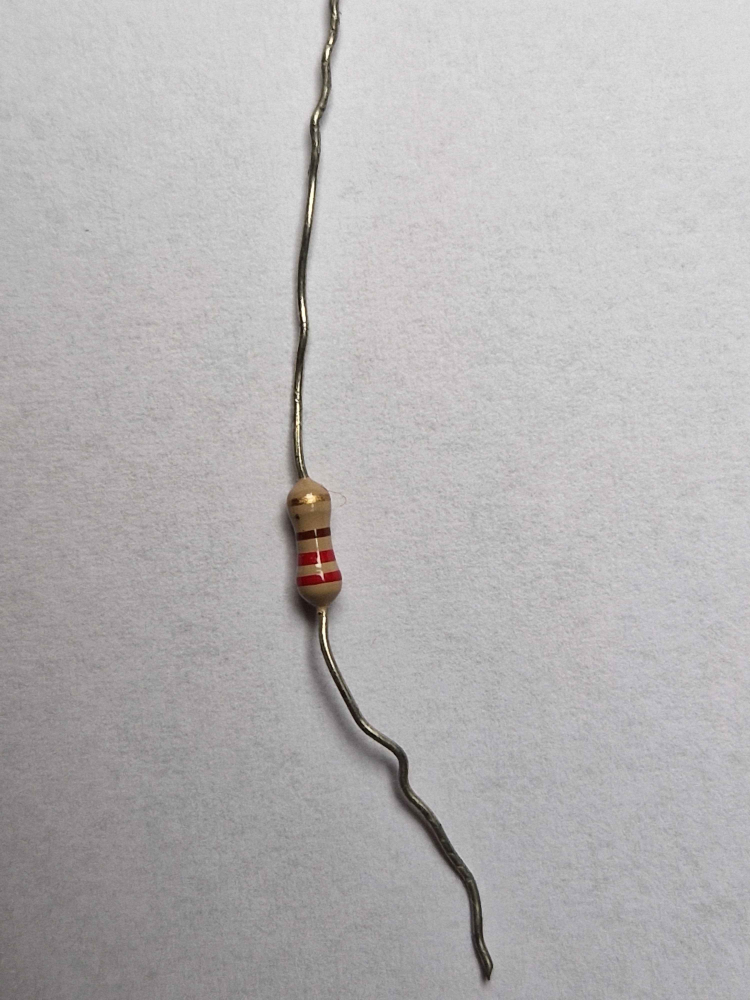
#> input picture resistance.jpg, 3000 x 4000 px (shown at 1/4 size); its folder holds only this picture in this run
$ python resistance_v10.py
#> lines starting #> are read from the running program, lines starting #| are printed output that depends on the picture; after the words box and inside, x2 and y2 are one past the last pixel; in counts of white or black regions, pixels touching at a corner belong together
#!/usr/bin/env python3
"""
=====================================================================
    ANALYSEUR DE RÉSISTANCES - VERSION V10
    Sélection Interactive + Correction Manuelle + Amélioration Image
    Projet de Traitement de Signal - EPHEC 2025
=====================================================================

FONCTIONNALITÉS:
1. Cliquez sur chaque bande pour analyser la couleur
2. Possibilité de CORRIGER manuellement si la détection est fausse
3. Amélioration avancée de l'image (CLAHE, balance des blancs, etc.)
4. Affichage des valeurs HSV ET RGB pour diagnostic

TECHNIQUES DE TRAITEMENT DE SIGNAL:
1. Balance des blancs automatique
2. CLAHE (Contrast Limited Adaptive Histogram Equalization)
3. Filtre bilatéral (réduction du bruit)
4. Correction gamma (amélioration de la luminosité)
5. Augmentation de la saturation

=====================================================================
"""

import cv2
import numpy as np
from dataclasses import dataclass
from typing import List, Tuple, Optional
import sys
import glob

# =============================================================================
# CONFIGURATION DES COULEURS
# =============================================================================

COLOR_CONFIG = {
    'noir': {'value': 0, 'mult': 1, 'tol': None, 'key': 'n'},
    'marron': {'value': 1, 'mult': 10, 'tol': '±1%', 'key': 'b'},
    'rouge': {'value': 2, 'mult': 100, 'tol': '±2%', 'key': 'r'},
    'orange': {'value': 3, 'mult': 1000, 'tol': None, 'key': 'o'},
    'jaune': {'value': 4, 'mult': 10000, 'tol': None, 'key': 'j'},
    'vert': {'value': 5, 'mult': 100000, 'tol': '±0.5%', 'key': 'v'},
    'bleu': {'value': 6, 'mult': 1000000, 'tol': '±0.25%', 'key': 'l'},
    'violet': {'value': 7, 'mult': 10000000, 'tol': '±0.1%', 'key': 'p'},
    'gris': {'value': 8, 'mult': 100000000, 'tol': '±0.05%', 'key': 'g'},
    'blanc': {'value': 9, 'mult': 1000000000, 'tol': None, 'key': 'w'},
    'or': {'value': -1, 'mult': 0.1, 'tol': '±5%', 'key': 'd'},
    'argent': {'value': -2, 'mult': 0.01, 'tol': '±10%', 'key': 's'},
}

COLOR_LIST = ['noir', 'marron', 'rouge', 'orange', 'jaune', 'vert',
              'bleu', 'violet', 'gris', 'blanc', 'or', 'argent']

# Raccourcis clavier
KEY_TO_COLOR = {
    ord('n'): 'noir', ord('0'): 'noir',
    ord('b'): 'marron', ord('1'): 'marron',
    ord('r'): 'rouge', ord('2'): 'rouge',
    ord('o'): 'orange', ord('3'): 'orange',
    ord('j'): 'jaune', ord('4'): 'jaune',
    ord('v'): 'vert', ord('5'): 'vert',
    ord('l'): 'bleu', ord('6'): 'bleu',
    ord('p'): 'violet', ord('7'): 'violet',
    ord('g'): 'gris', ord('8'): 'gris',
    ord('w'): 'blanc', ord('9'): 'blanc',
    ord('d'): 'or',
    ord('s'): 'argent',
}


# =============================================================================
# STRUCTURES
# =============================================================================

@dataclass
class Band:
    color: str
    value: int
    h: float
    s: float
    v: float
    r: int
    g: int
    b: int
    x: int
    y: int


@dataclass
class Result:
    ohms: float
    formatted: str
    tolerance: str
    bands: List[str]


# =============================================================================
# AMÉLIORATION DE L'IMAGE
# =============================================================================

def white_balance(img: np.ndarray) -> np.ndarray:
    """
    Balance des blancs automatique (algorithme Gray World).

    Principe: On suppose que la moyenne des couleurs d'une image
    devrait être grise. On ajuste chaque canal pour atteindre cet équilibre.
    """
    result = img.copy().astype(np.float32)

    # Calculer la moyenne de chaque canal
    avg_b = np.mean(result[:, :, 0])
    avg_g = np.mean(result[:, :, 1])
    avg_r = np.mean(result[:, :, 2])

    # Moyenne globale
    avg_gray = (avg_b + avg_g + avg_r) / 3

    # Ajuster chaque canal
    if avg_b > 0:
        result[:, :, 0] *= avg_gray / avg_b
    if avg_g > 0:
        result[:, :, 1] *= avg_gray / avg_g
    if avg_r > 0:
        result[:, :, 2] *= avg_gray / avg_r

    # Clipper les valeurs
    result = np.clip(result, 0, 255).astype(np.uint8)

    return result


def gamma_correction(img: np.ndarray, gamma: float = 1.2) -> np.ndarray:
    """
    Correction gamma pour améliorer la luminosité.

    gamma < 1: image plus claire
    gamma > 1: image plus sombre (mais meilleur contraste)
    """
    inv_gamma = 1.0 / gamma
    table = np.array([((i / 255.0) ** inv_gamma) * 255
                      for i in np.arange(0, 256)]).astype(np.uint8)
    return cv2.LUT(img, table)


def increase_saturation(img: np.ndarray, factor: float = 1.3) -> np.ndarray:
    """
    Augmente la saturation des couleurs.

    Convertit en HSV, multiplie S, reconvertit en BGR.
    """
    hsv = cv2.cvtColor(img, cv2.COLOR_BGR2HSV).astype(np.float32)
    hsv[:, :, 1] *= factor
    hsv[:, :, 1] = np.clip(hsv[:, :, 1], 0, 255)
    hsv = hsv.astype(np.uint8)
    return cv2.cvtColor(hsv, cv2.COLOR_HSV2BGR)


def enhance_image(img: np.ndarray) -> np.ndarray:
    """
    Pipeline complet d'amélioration de l'image.

    Applique plusieurs techniques de traitement de signal.
    """
    result = img.copy()

    # 1. Balance des blancs
    result = white_balance(result)

    # 2. Réduction du bruit (filtre bilatéral)
    result = cv2.bilateralFilter(result, 9, 75, 75)

    # 3. CLAHE sur le canal L (luminosité)
    lab = cv2.cvtColor(result, cv2.COLOR_BGR2LAB)
    l, a, b = cv2.split(lab)
    clahe = cv2.createCLAHE(clipLimit=3.0, tileGridSize=(8, 8))
    l = clahe.apply(l)
    lab = cv2.merge([l, a, b])
    result = cv2.cvtColor(lab, cv2.COLOR_LAB2BGR)

    # 4. Correction gamma (légèrement plus lumineux)
    result = gamma_correction(result, gamma=0.9)

    # 5. Augmentation de la saturation
    result = increase_saturation(result, factor=1.4)

    # 6. Amélioration du contraste
    result = cv2.convertScaleAbs(result, alpha=1.1, beta=5)

    return result


# =============================================================================
# IDENTIFICATION DES COULEURS
# =============================================================================

# [109 lines left out: functions identify_color_from_hsv, analyze_pixel_area, not called in this run]


# =============================================================================
# INTERFACE INTERACTIVE
# =============================================================================

class BandSelector:
    def __init__(self, image_original: np.ndarray, image_enhanced: np.ndarray, hsv: np.ndarray):
        self.original = image_original.copy()
        self.enhanced = image_enhanced.copy()
        self.display = image_enhanced.copy()
        self.hsv = hsv
        self.bands: List[Band] = []
        self.current_info = None
        self.show_enhanced = True
        self.window_name = "Cliquez sur les bandes | ESPACE=ajouter | Lettre=forcer couleur | ENTREE=fin"

    # [15 lines left out: function mouse_callback, not called in this run]

    def update_display(self):
        base = self.enhanced if self.show_enhanced else self.original
        self.display = base.copy()

        # Bandes déjà validées
        for i, band in enumerate(self.bands):
            cv2.circle(self.display, (band.x, band.y), 12, (0, 255, 0), 2)
            cv2.putText(self.display, f"{i + 1}",
                        (band.x - 5, band.y + 5),
                        cv2.FONT_HERSHEY_SIMPLEX, 0.5, (0, 255, 0), 2)

        # Info box des bandes validées
        y_offset = 10
        for i, band in enumerate(self.bands):
            cv2.rectangle(self.display, (10, y_offset), (180, y_offset + 20), (0, 80, 0), -1)
            cv2.putText(self.display, f"{i + 1}: {band.color.upper()}",
                        (15, y_offset + 15), cv2.FONT_HERSHEY_SIMPLEX, 0.5, (255, 255, 255), 1)
            y_offset += 25

        # Sélection courante
        if self.current_info:
            x, y = self.current_info['x'], self.current_info['y']

            # Cercle jaune
            cv2.circle(self.display, (x, y), 15, (0, 255, 255), 3)

            # Info box en bas
            h_img = self.display.shape[0]
            cv2.rectangle(self.display, (0, h_img - 100), (400, h_img), (40, 40, 40), -1)

            color = self.current_info['color']
            conf = self.current_info['confidence']
            h, s, v = self.current_info['h'], self.current_info['s'], self.current_info['v']
            r, g, b = self.current_info['r'], self.current_info['g'], self.current_info['b']

            cv2.putText(self.display, f"Detecte: {color.upper()} ({conf:.0f}%)",
                        (10, h_img - 75), cv2.FONT_HERSHEY_SIMPLEX, 0.6, (0, 255, 255), 2)
            cv2.putText(self.display, f"HSV: H={h:.0f} S={s:.0f} V={v:.0f}",
                        (10, h_img - 50), cv2.FONT_HERSHEY_SIMPLEX, 0.5, (200, 200, 200), 1)
            cv2.putText(self.display, f"RGB: R={r} G={g} B={b}",
                        (10, h_img - 30), cv2.FONT_HERSHEY_SIMPLEX, 0.5, (200, 200, 200), 1)
            cv2.putText(self.display, "ESPACE=OK | Lettre=forcer | Z=annuler",
                        (10, h_img - 8), cv2.FONT_HERSHEY_SIMPLEX, 0.4, (150, 150, 150), 1)

            # Carré de couleur
            cv2.rectangle(self.display, (320, h_img - 90), (390, h_img - 20), (b, g, r), -1)
            cv2.rectangle(self.display, (320, h_img - 90), (390, h_img - 20), (255, 255, 255), 2)

        # Instructions en haut à droite
        w_img = self.display.shape[1]
        mode = "AMELIOREE" if self.show_enhanced else "ORIGINALE"
        cv2.putText(self.display, f"[T] Image: {mode}",
                    (w_img - 200, 25), cv2.FONT_HERSHEY_SIMPLEX, 0.5, (255, 255, 0), 1)

    # [30 lines left out: function add_current_band, not called in this run]

    def run(self) -> List[Band]:
        cv2.namedWindow(self.window_name, cv2.WINDOW_AUTOSIZE)
        cv2.setMouseCallback(self.window_name, self.mouse_callback)

        print("\n" + "=" * 65)
        print("  SÉLECTION INTERACTIVE DES BANDES")
        print("=" * 65)
        print("  CLIQUEZ sur chaque bande de couleur (gauche → droite)")
        print()
        print("  RACCOURCIS CLAVIER:")
        print("  ├─ ESPACE ....... Confirmer la couleur détectée")
        print("  ├─ N/0 .......... Forcer NOIR")
        print("  ├─ B/1 .......... Forcer MARRON (Brown)")
        print("  ├─ R/2 .......... Forcer ROUGE")
        print("  ├─ O/3 .......... Forcer ORANGE")
        print("  ├─ J/4 .......... Forcer JAUNE")
        print("  ├─ V/5 .......... Forcer VERT")
        print("  ├─ L/6 .......... Forcer BLEU (bLue)")
        print("  ├─ P/7 .......... Forcer VIOLET (Purple)")
        print("  ├─ G/8 .......... Forcer GRIS (Gray)")
        print("  ├─ W/9 .......... Forcer BLANC (White)")
        print("  ├─ D ............ Forcer OR (Doré)")
        print("  ├─ S ............ Forcer ARGENT (Silver)")
        print("  ├─ Z ............ Annuler dernière bande")
        print("  ├─ T ............ Basculer image originale/améliorée")
        print("  └─ ENTRÉE ....... Terminer et calculer")
        print("=" * 65)

        self.update_display()

        while True:
            cv2.imshow(self.window_name, self.display)
            key = cv2.waitKey(1) & 0xFF

            # ESPACE: confirmer
            if key == ord(' ') and self.current_info:
                self.add_current_band()

            # Lettres/chiffres: forcer une couleur
            elif key in KEY_TO_COLOR and self.current_info:
                self.add_current_band(force_color=KEY_TO_COLOR[key])

            # Z: annuler
            elif key == ord('z') and self.bands:
                removed = self.bands.pop()
                print(f"  ✗ Annulé: {removed.color.upper()}")
                self.update_display()

            # T: basculer image
            elif key == ord('t'):
                self.show_enhanced = not self.show_enhanced
                mode = "améliorée" if self.show_enhanced else "originale"
                print(f"  → Image {mode}")
                if self.current_info:
                    # Recalculer avec la nouvelle image
                    x, y = self.current_info['x'], self.current_info['y']
                    img_to_use = self.enhanced if self.show_enhanced else self.original
                    hsv_to_use = cv2.cvtColor(img_to_use, cv2.COLOR_BGR2HSV)
                    info = analyze_pixel_area(img_to_use, hsv_to_use, x, y, radius=10)
                    color, confidence = identify_color_from_hsv(info['h'], info['s'], info['v'])
                    self.current_info = {'color': color, 'confidence': confidence, 'x': x, 'y': y, **info}
                self.update_display()

            # ENTRÉE: terminer
            elif key == 13:
                if len(self.bands) >= 3:
                    break
                else:
                    print("  ⚠️  Minimum 3 bandes requises!")

            # ESC: quitter
            elif key == 27:
                self.bands = []
                break

        cv2.destroyAllWindows()
        return self.bands


# =============================================================================
# CALCUL DE LA RÉSISTANCE
# =============================================================================

# [65 lines left out: functions calculate_resistance, show_result, not called in this run]


# =============================================================================
# MAIN
# =============================================================================

def main():
    print("\n" + "=" * 65)
    print("  ANALYSEUR DE RÉSISTANCES - V10")
    print("  Sélection Interactive + Correction Manuelle")
    print("  Projet Traitement de Signal - EPHEC 2025")
    print("=" * 65)

    print("\n📖 TECHNIQUES D'AMÉLIORATION D'IMAGE:")
    print("   • Balance des blancs (Gray World)")
    print("   • CLAHE (contraste adaptatif)")
    print("   • Filtre bilatéral (réduction du bruit)")
    print("   • Correction gamma")
    print("   • Augmentation de la saturation")

    print("\n📖 UTILISATION:")
    print("   1. Cliquez sur chaque bande")
    print("   2. ESPACE pour confirmer OU lettre pour forcer la couleur")
    print("   3. ENTRÉE quand terminé")

    # Image
    if len(sys.argv) > 1:
        path = sys.argv[1]
    else:
        for pattern in ['resistance*.jpg', 'resistance*.png', '*.jpg']:
            files = glob.glob(pattern)
            if files:
                path = files[0]
                break
        else:
            print("\n❌ Aucune image trouvée!")
            print("   Usage: python resistance_v10.py image.jpg")
            return

    # Charger
    img = cv2.imread(path)
#> img is the input picture: shape (4000, 3000, 3); mean B, G, R 180, 179.4, 181.5
    if img is None:
        print(f"❌ Impossible de charger: {path}")
        return

    # Redimensionner
    h, w = img.shape[:2]
    max_dim = 900
    if max(h, w) > max_dim:
        scale = max_dim / max(h, w)
        img = cv2.resize(img, (int(w * scale), int(h * scale)))
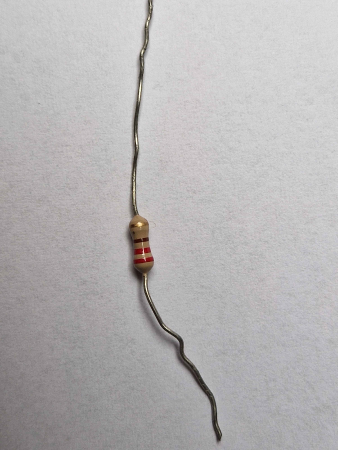
#> img: shape (900, 675, 3) (shown at 1/2 size); mean B, G, R 179.9, 179.3, 181.4

    print(f"\n📷 Image: {path}")
    print(f"   Dimensions: {img.shape[1]}x{img.shape[0]}")
#|    Dimensions: 675x900

    # Améliorer l'image
    print("   Amélioration en cours...")
    enhanced = enhance_image(img)
#> in white_balance, `avg_b = np.mean(result[:, :, 0])`: avg_b = 179.9
#> in white_balance, `avg_g = np.mean(result[:, :, 1])`: avg_g = 179.3
#> in white_balance, `avg_r = np.mean(result[:, :, 2])`: avg_r = 181.4
#> in white_balance, `avg_gray = (avg_b + avg_g + avg_r) / 3`: avg_gray = 180.2
#> in enhance_image, `l = clahe.apply(l)`:
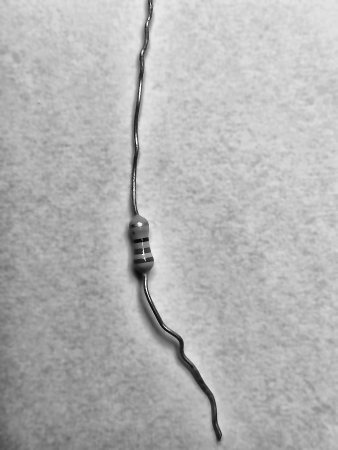
#> l: shape (900, 675) (shown at 1/2 size); min 8, max 253, mean 179.8
#> in increase_saturation, `hsv = cv2.cvtColor(img, cv2.COLOR_BGR2HSV).astype(np.float32)`:
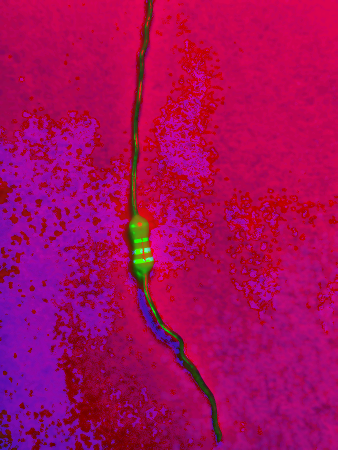
#> hsv: shape (900, 675, 3) float32 (shown at 1/2 size); mean B, G, R 90.9, 6.7, 167.4
#> in increase_saturation, `hsv[:, :, 1] *= factor`:
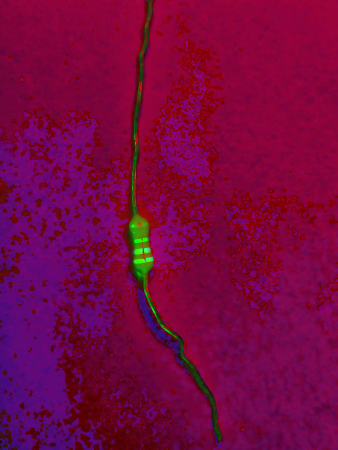
#> hsv: shape (900, 675, 3) float32 (shown at 1/2 size); mean B, G, R 90.9, 9.4, 167.4; drawn with min black and max white
#> in increase_saturation, `hsv[:, :, 1] = np.clip(hsv[:, :, 1], 0, 255)`:
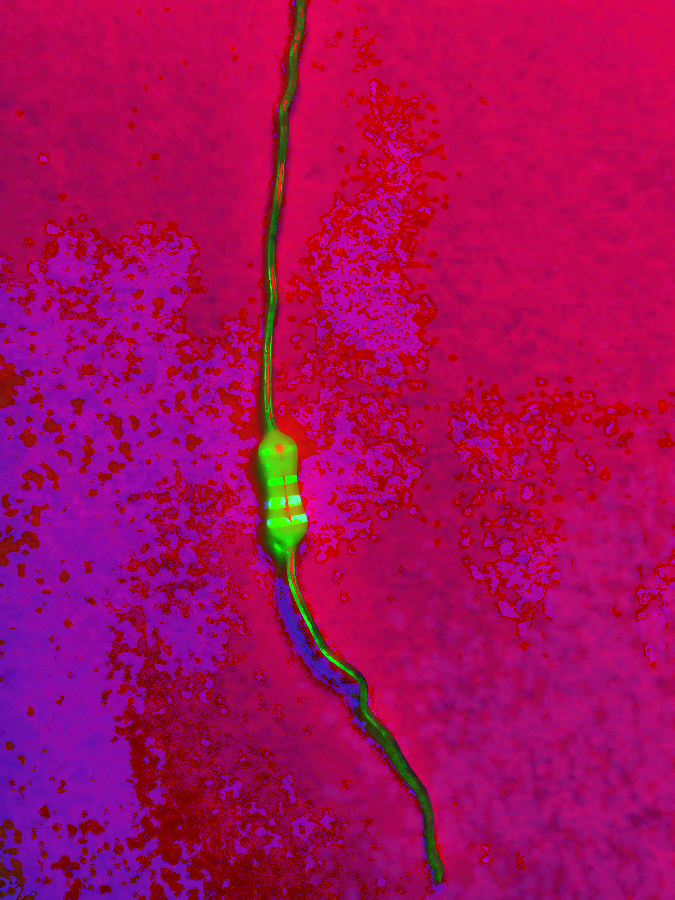
#> hsv: shape (900, 675, 3) float32; 0.16% of pixels changed, all inside (x1, y1, x2, y2) = (262, 270, 352, 675)
#> in increase_saturation, `return cv2.cvtColor(hsv, cv2.COLOR_HSV2BGR)`:
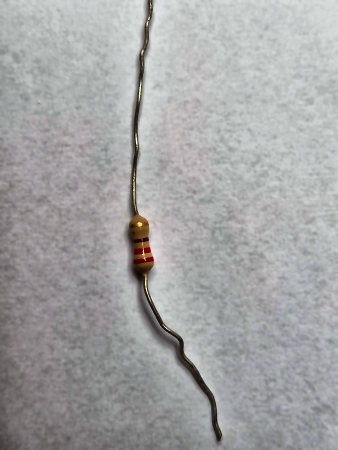
#> returned value: shape (900, 675, 3) (shown at 1/2 size); mean B, G, R 164.8, 164.6, 164.4
    hsv = cv2.cvtColor(enhanced, cv2.COLOR_BGR2HSV)
#> hsv: shape (900, 675, 3); mean H, S, V 90, 9.2, 189
    print("   ✓ Image améliorée")

    # Sélection interactive
    selector = BandSelector(img, enhanced, hsv)
    bands = selector.run()
#> after the loop in update_display, `for i, band in enumerate(self.bands):`: y_offset = 10
#> in update_display, `cv2.putText(self.display, f"[T] Image: {mode}", (w_img - 200, 25), cv2..`:
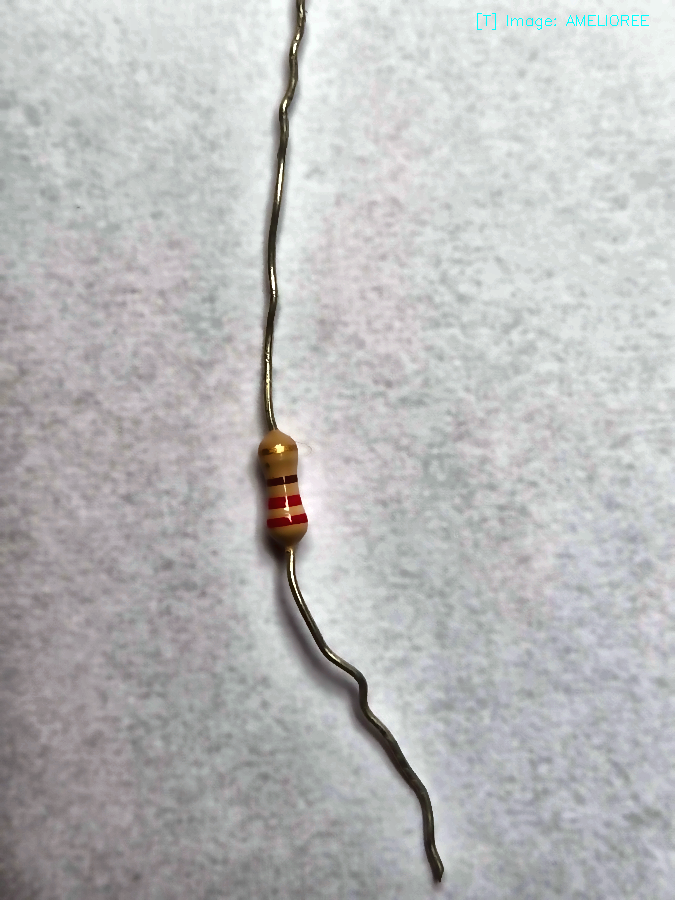
#> self.display: shape (900, 675, 3); mean B, G, R 186.3, 186.1, 185.7
#> (key Esc is pressed here)
#> bands = []

    if not bands:
        print("\n❌ Aucune bande sélectionnée")
        return

    # Calculer
    result = calculate_resistance(bands)

    if result:
        show_result(result, bands)
        print("\n✅ Analyse réussie!")
    else:
        print("\n❌ Calcul impossible")
        print("   Vérifiez les bandes sélectionnées")


if __name__ == "__main__":
    main()
